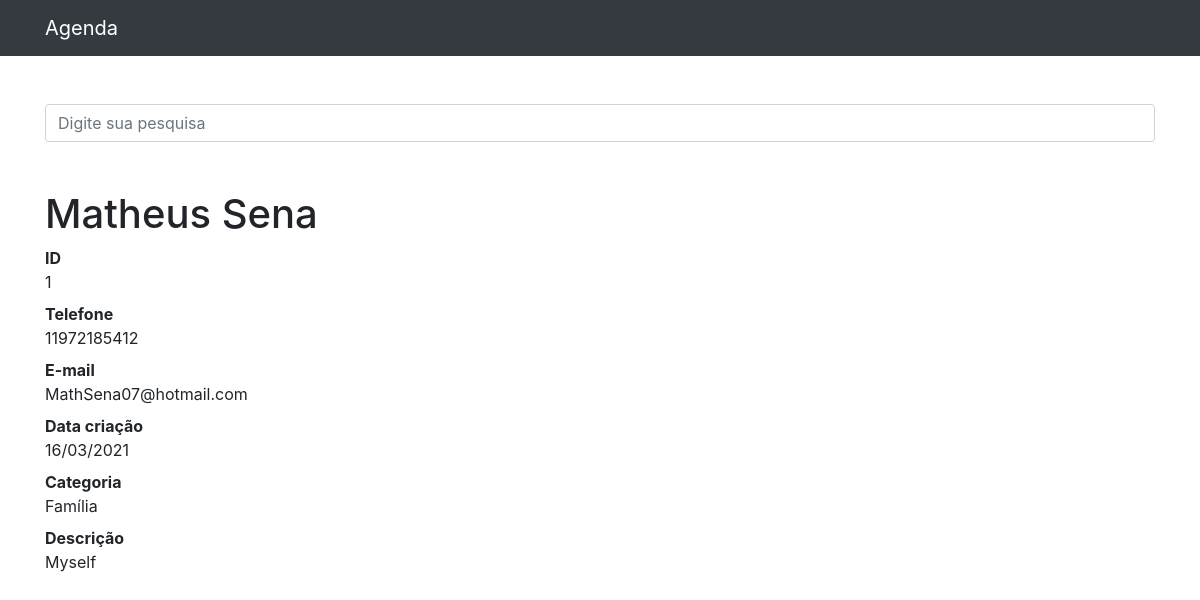
The page /1 on the database its author committed.
### contatos/models.py (models this page shows, shortened)
class Contato(models.Model):
    nome = models.CharField(max_length=255)
    sobrenome = models.CharField(max_length=255, blank=True)
    telefone = models.CharField(max_length=255)
    email = models.CharField(max_length=255, blank=True)
    data_criacao = models.DateTimeField(default=timezone.now)
    descricao = models.CharField(max_length=255, blank=True)
    categoria = models.ForeignKey(Categoria, on_delete=models.DO_NOTHING)

class Categoria(models.Model):
    nome = models.CharField(max_length=255)
    def __str__(self):
        return self.nome

### contatos/views.py (the view)
# urls.py: path('<int:contato_id>', views.ver_contato, name='ver_contato'),
def ver_contato(request, contato_id):
    contato = get_object_or_404(Contato, id=contato_id)
    return render(request, 'contatos/ver_contato.html',{
        'contato': contato
    })

### contatos/templates/contatos/ver_contato.html (shortened to what this page needs)
{% extends 'base.html' %}
{%block conteudo%}
<h1 class="mt-5">{{ contato.nome }} {{ contato.sobrenome }}</h1>
        <dl>
          <dt>ID</dt>
          <dd>{{ contato.id }}</dd>
          <dt>Telefone</dt>
          <dd>{{ contato.telefone }}</dd>
          <dt>E-mail</dt>
          <dd>{{ contato.email }}</dd>
          <dt>Data criação</dt>
          <dd>{{ contato.data_criacao|date:'d/m/Y' }}</dd>
          <dt>Categoria</dt>
          <dd>{{ contato.categoria }}</dd>
          <dt>Descrição</dt>
          <dd>
           {{ contato.descricao }}
          </dd>
        </dl>
{%endblock%}

### rows shown on the page
Contato: nome "Matheus", sobrenome "Sena", id "1", telefone "11972185412", email "MathSena07@hotmail.com", data_criacao "16/03/2021", categoria "Família", descricao "Myself"
